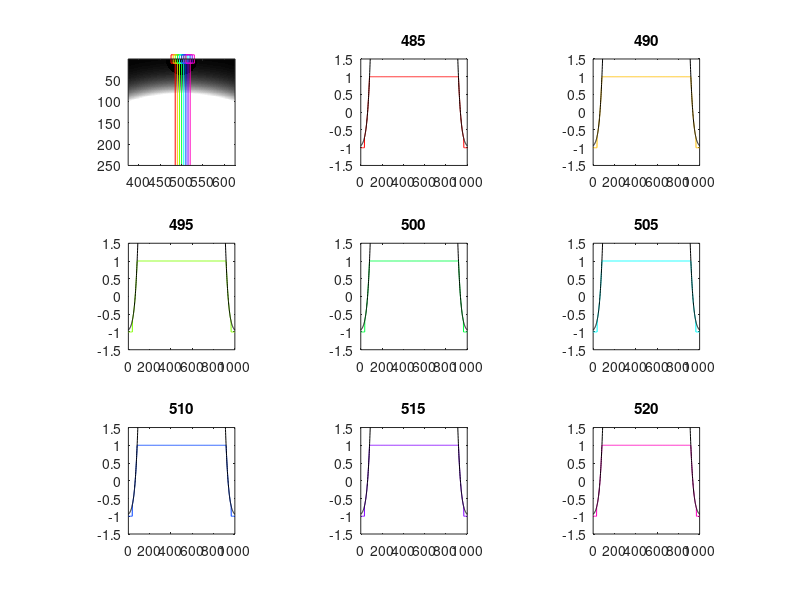

This chart was generated by the following MATLAB code:
%
% 10-9-2013 note save 'sta2' as model V1 cell RF
%
% source: http://www.icn.ucl.ac.uk/courses/MATLAB-Tutorials/Elliot_Freeman/html/gabor_tutorial.html
%close all
clear all

nW = 2.2; %n of Sun
L50W = .05; %L50 of Sun (originally 0.1) try 0.01
amp = 16; %saturation of Sun (originally 32) try 4.5
ampB=1; %saturation of Linear Venus 
ampBNL=-16; %saturation of Nonlinear Venus (originally -15)
nB =1; %n of Venus
L50B = 0.05; %L50 of Venus

pix_per_deg=18/8; %/8 for Hartley8
s1=linspace(0,2*pi,100);

%%
%============================================
% white Gauss
imSize = 1000;    % image size: n X n 1000
lamda = imSize*2*2;     % wavelength (number of pixels per cycle)
theta= 0;    % grating orientation
sigma = 0.15;    % gaussian standard deviation in pixels .15
phase = 0.25;    % phase (0 -> 1)
trim = .05;    % trim off gaussian values smaller than this

%%
%=======make linear ramp
X = 1:imSize;             % X is a vector from 1 to imageSize
X0 = (X / imSize) - .5;    % rescale X -> -.5 to .5

%%
%=============Now make a 2D grating
% Start with a 2D ramp use meshgrid to make 2 matrices with ramp values across columns (Xm) or across rows (Ym) respectively

[Xm Ym] = meshgrid(X0, X0);             % 2D matrices
% imagesc( [ Xm Ym ] );                   % display Xm and Ym
% colorbar; axis on                      % add colour bar to see values

%%
%=============Make 2D gaussian blob
s = sigma;                     % gaussian width as fraction of imageSize
gaussW = exp( -(((Xm.^2)+(Ym.^2)) ./ (2* s^2)) ); % formula for 2D gaussian
curveW = diag(gaussW);
%subplot(1,5,2); colormap(gray); axis square;                   % display
%axis on; axis image;     % use gray colormap

%%
%NONLINEARITY gaussW
% nW = 2.2;
% L50W = 0.1;
gaussWNL= (gaussW.^nW)./(L50W^nW+gaussW.^nW);
nonlinear = linspace(0,1,100);
nonlinear = (nonlinear.^nW)./(L50W^nW+nonlinear.^nW);
% curveNL = diag(nonlinear);
%figure(1);plot(nonlinear); colormap(gray);  
temp = [1 100];
%figure(2);plot(temp.^nW)./(L50W^nW+temp.^nW);% ylim([-2 30]); axis square;

%%
% ==========================================
% black Gauss
% imSize = 48;    % image size: n X n
% lamda = 96*2;     % wavelength (number of pixels per cycle)
% theta = 0;    % grating orientation
sigma = 0.01;    % gaussian standard deviation in pixels (originally 3) 0.01
phase = 0.75;    % phase (0 -> 1)
trim = .05;    % trim off gaussian values smaller than this
x_pos=102; % centr pos =24,24
y_pos=102;

%gaussW=(gaussW*amp)-1;
%gaussWNL=gaussWNL*2;
gaussWNL=(gaussWNL*amp)-1;
%gaussWNL(gaussWNL>1)=1; %TOGGLE TO MAKE VENUS GROW
% curve = diag(gaussWNL);
% figure(3);plot(curve); ylim([-2 30]); axis square;
% hold on;
% plot([0 400],[1 1],'r');
% hold off;
% fname=['C:\Users\Tyler\Desktop\Matlab\gaussWNL2.png'];
% saveas(3,fname);
% curveW = diag(gaussW);
% figure(2);plot(curveW); ylim([-2 30]); axis square;
% hold on;
% plot([0 400],[1 1],'r');
% hold off;
% fname=['C:\Users\Tyler\Desktop\Matlab\gaussW2.png'];
% saveas(2,fname);

venusind = linspace(imSize/4,1,50);
for i=1:length(venusind);%70:-1:10
%i=55;
x_pos=round(imSize/2); % sim_real1 is 66,83
y_pos=round(venusind(i));
%%
%=======make linear ramp
X = 1:imSize;             % X is a vector from 1 to imageSize
XB = (X / imSize) - .5;    % rescale X -> -.5 to .5
YB= (X / imSize) - .5; 
XB=circshift(XB,[0 x_pos-imSize/2]);
YB=circshift(YB,[0 y_pos-imSize/2]);
%%
%=============Now make a 2D grating
% Start with a 2D ramp use meshgrid to make 2 matrices with ramp values across columns (Xm) or across rows (Ym) respectively

[Xm Ym] = meshgrid(XB, YB);             % 2D matrices
% imagesc( [ Xm Ym ] );   
% imagesc( [ Xm ] );% display Xm and Ym
% colorbar; axis on                      % add colour bar to see values

%%
%=============Make 2D gaussian blob
s = sigma;% / imSize;                     % gaussian width as fraction of imageSize
gaussB = -exp( -(((Xm.^2)+(Ym.^2)) ./ (2* s^2)) ); % formula for 2D gaussian
ind=find(gaussB>-.0011);
%ind=find(gaussB>-0.9);
gaussB(ind)=0;
ind=find(gaussB~=0);
gaussB=gaussB*ampB;
curveB = diag(gaussB);
%figure(9);plot(curveB); colormap(gray); %xlim([0 200]);
% gaussB(ind)=gaussB(ind)*-1;
%figure(2);imagesc( gaussB, [-1 1] ); colormap(gray)                       % display
%axis on; axis image;     % use gray colormap

%%
%NONLINEARITY gaussB
% nB = 1;
% L50B = 0.1;
gaussBNL=gaussB.*-1;
gaussBNL= (gaussBNL.^nB)./(L50B^nB+gaussBNL.^nB);
nonlinear = linspace(0,1,100);
nonlinear = (nonlinear.^nB)./(L50B^nB+nonlinear.^nB);
%figure(2);plot(nonlinear); colormap(gray);  
gaussBNL= gaussBNL.*ampBNL;

%%
limx = [imSize*3/8,imSize*5/8];
limy = [1,imSize/4];
% amp = 32;
%gaussW=gaussW*2;
% gaussW=(gaussW*amp)-1;
% %gaussWNL=gaussWNL*2;
% gaussWNL=(gaussWNL*amp)-1;
%gaussWNL(gaussWNL>1)=1;
% gaussW=gaussW*3;
gaussWB=gaussW+gaussB;
gaussWNLB = gaussWNL + gaussB;
gaussWNLBNL = gaussWNL + gaussBNL;
%gaussWNLBNL = gaussWNLBNL(1:200,100:300);
%curve3 = diag(gaussWNLBNL);
%subplot(1,4,4);drawmat(gaussWNLBNL,.2,.01,10,'r'); axis square;
gaussWNLBNL(gaussWNLBNL>1)=1;
gaussWNLBNL(gaussWNLBNL<-1)=-1;
%[BW1 thresh] = edge(interp2(gaussWNLBNL,'spline',8),'canny',[0.04,0.06],0.1); figure(5); clf;ttx=BW1*0+1; imshow(xor(BW1,ttx));
%[BW1 thresh] = edge(gaussWNLBNL,'canny',[0.02,0.06],0.5); subplot(1,4,3); ttx=BW1*0+1; imshow(xor(BW1,ttx));

%[0.02,0.05],0.05
figure(4);
subplot(3,3,1);imagesc( gaussWNLBNL, [-1 1] ); colormap('gray'); axis on; axis image; ylim(limy);xlim(limx);%axis on; title('White Nonlinear Black Nonlinear');
%subplot(2,3,1);imagesc( gaussWB, [-1 1] ); colormap(gray); axis on; axis image; title('Linear');
%subplot(2,3,2);imagesc( gaussWNLB, [-1 1] ); colormap(gray); axis on; axis image; title('White Nonlinear'); 
%subplot(2,3,3);imagesc( gaussWNLBNL, [-1 1] ); colormap(gray); axis on; axis image; title('White Nonlinear Black Nonlinear');     
% use gray colormap

% subplot(1,3,1);imagesc( gaussWNLBNL, [-1 1] ); colormap(gray); axis on; axis image; title('White Nonlinear Black Nonlinear');  
curve1 = diag(gaussBNL);
curve2 = diag(gaussWNL);
curve3 = diag(gaussWNLBNL);
%figure(10); plot(curve3); %ylim([-2 2]);
% hold on;
% plot([0 400],[1 1],'k--');
% plot([0 400],[-1 -1],'k--');
% %plot([0 400],[0 0],'k');
% hold off;
%subplot(2,3,4);plot(curve1);ylim([-amp amp]);
%subplot(1,3,2);
%figure(5);plot(curve2);ylim([-1 1]); axis square;
% hold on; plot(curve1,'r');
% hold off;

cmap = hsv(8);
hold on;
inds = round((linspace(-1,1,9)*0.02*imSize)+(imSize/2));
for j=2:1:9
ind = inds(j);%5*j+170;
cmap = hsv(8);
plot([ind ind],[1 imSize],'-s', 'Color', cmap(j-1,:));
end
hold off;

for j = 2:1:9;
ind = inds(j);%5*j+170;
subplot(3,3,j);plot(gaussWNLBNL(:,ind),'Color',cmap(j-1,:));ylim([-1.5 1.5]); axis square; title(ind);
hold on
plot(gaussWNL(:,ind),'k');
hold off
end;

%imwrite(gaussWNLBNL,'simulation.png');
% fname=['C:\Users\Tyler\Desktop\Matlab\aureole\aureole' num2str(i) '.png'];
% saveas(4,fname);
% fname=['C:\Users\Tyler\Desktop\Matlab\combined\combined' num2str(i) '.png'];
% saveas(6,fname);
% fname=['C:\Users\Tyler\Desktop\Matlab\red_blue\red_blue' num2str(i) '.png'];
% saveas(5,fname);
pause();
end
